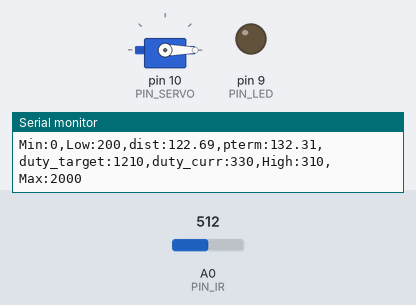
A sketch run on a simulated Arduino Uno, built with avr-gcc and run on an emulated ATmega328P. On the bench: servo, output pins drawn as LEDs (lit = HIGH), the last lines printed to the serial monitor. The inputs (shaded band) are chosen by the test bench; at power-on: A0 (PIN_IR) = 512.

Above: at 1.2 s.
1.3 s: A0 (PIN_IR) set to 122
At 2.0 s:
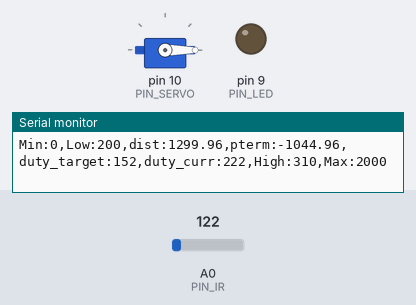
2.8 s: A0 (PIN_IR) set to 217
At 5.6 s:
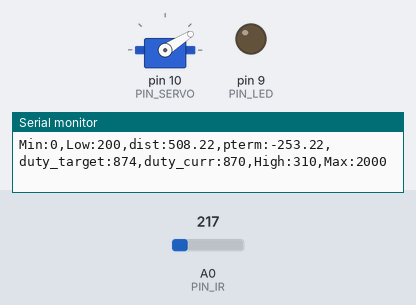
5.8 s: A0 (PIN_IR) set to 240
At 6.5 s:
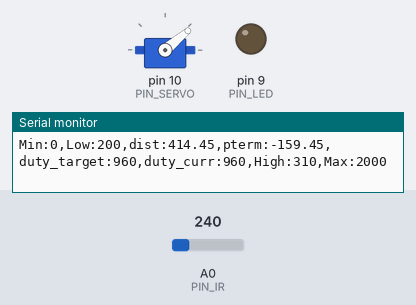
7.5 s: A0 (PIN_IR) set to 257
10.5 s: A0 (PIN_IR) set to 320
13.5 s: A0 (PIN_IR) set to 336
Timing chart, 0 to 16.1 s (numbered marks = the images above; inputs shaded):
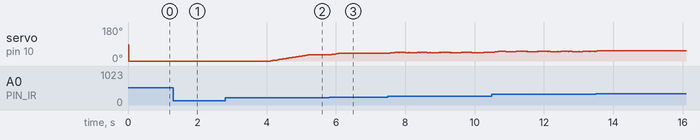

The sketch:

P_Control_20212974.ino
```cpp
#include <Servo.h> // [2972] 서보 헤더파일 포함

/////////////////////////////
// Configurable parameters //
/////////////////////////////

// Arduino pin assignment
#define PIN_LED 9 // [1234] LED를 아두이노 GPIO 9번 핀에 연결
                  // [2345] ...하면 개선
#define PIN_SERVO 10
#define PIN_IR A0

// Framework setting
#define _DIST_TARGET 255
#define _DIST_MIN 100
#define _DIST_MAX 410

// Distance sensor
#define _DIST_ALPHA 0.5   // [2959] ema 필터에 적용할 알파값

// Servo range
#define _DUTY_MIN 1200
#define _DUTY_NEU 1419
#define _DUTY_MAX 1590

// Servo speed control
#define _SERVO_ANGLE 30
#define _SERVO_SPEED 155

// Event periods
#define _INTERVAL_DIST 20
#define _INTERVAL_SERVO 20
#define _INTERVAL_SERIAL 100

// PID parameters
#define _KP 0.8


//////////////////////
// global variables //
//////////////////////

// Servo instance
Servo myservo;

// Distance sensor
float dist_target; // location to send the ball
float dist_raw, dist_ema;
float alpha;    // [2959] ema의 알파값을 저장할 변수

// Event periods
unsigned long last_sampling_time_dist, last_sampling_time_servo, last_sampling_time_serial;
bool event_dist, event_servo, event_serial;

// Servo speed control
int duty_chg_per_interval;
int duty_target, duty_curr;

// PID variables
float error_curr, error_prev, control, pterm, dterm, iterm;

float a, b, c, d, e, f, g; // 적외선 센서 보정을 위한 상수


void setup() {
// initialize GPIO pins for LED and attach servo
pinMode(PIN_LED, OUTPUT); // [2952] LED를 GPIO 9번 포트에 연결
myservo.attach(PIN_SERVO); // [2952] 서보 모터를 GPIO 10번 포트에 연결

// initialize global variables
alpha = _DIST_ALPHA;   // [2959] ema의 알파값 초기화
dist_ema = 0;          // [2959] dist_ema 초기화
duty_curr = ir_distance_filtered(); // 현재 탁구공 위치 초기화

// move servo to neutral position
myservo.writeMicroseconds(_DUTY_NEU); // [2952] 서보 모터를 중간 위치에 지정

// initialize serial port
Serial.begin(57600); // [2952] 시리얼 포트를 115200의 속도로 연결

// convert angle speed into duty change per interval.
  duty_chg_per_interval = (_DUTY_MAX - _DUTY_MIN) * (_SERVO_SPEED / 180.0) * (_INTERVAL_SERVO / 1000.0);

// 이벤트 변수 초기화
  last_sampling_time_dist = 0;
  last_sampling_time_servo = 0;
  last_sampling_time_serial = 0;
  event_dist = event_servo = event_serial = false;

// 적외선 센서 보정 상수 초기화
  a = 69.77;
  b = 124.13;
  c = 167.42;
  d = 188.45;
  e = 207.69;
  f = 230.48;
  g = 247.74;
}


void loop() {
/////////////////////
// Event generator //
/////////////////////

// wait until next sampling time.
// millis() returns the number of milliseconds since the program started. Will overflow after 50 days.
  unsigned long time_curr = millis(); // 각 주기 측정을 위한 변수 time_curr 선언
  if(time_curr >= last_sampling_time_dist + _INTERVAL_DIST) {
        last_sampling_time_dist += _INTERVAL_DIST;
        event_dist = true; // 거리측정 주기가 되었으므로 거리 이벤트 발생
  }
  if(time_curr >= last_sampling_time_servo + _INTERVAL_SERVO) {
        last_sampling_time_servo += _INTERVAL_SERVO;
        event_servo = true; // 서보 업데이트 주기가 되었으므로 서보 이벤트 발생
  }
  if(time_curr >= last_sampling_time_serial + _INTERVAL_SERIAL) {
        last_sampling_time_serial += _INTERVAL_SERIAL;
        event_serial = true; // 출력 주기가 되었으므로 출력 이벤트 발생
  }


////////////////////
// Event handlers //
////////////////////


  if(event_dist) {
      event_dist = false; // 거리 이벤트 실행하며 이벤트 종료
  // get a distance reading from the distance sensor
      dist_raw = ir_distance_filtered();   // [2959] ??에 필터링된 측정값 저장
      if (dist_ema == 0){            // [2959] 맨 처음
        dist_ema = dist_raw;               // [2959] 맨 처음 ema값 = 필터링된 측정값
      }
      else{
        dist_ema = alpha * dist_raw + (1-alpha) * dist_ema;   // [2959] ema 구현
      }
  // PID control logic
      error_curr = _DIST_TARGET - dist_ema;
      pterm = error_curr;
      control = _KP * pterm;

  // duty_target = f(duty_neutral, control)
      if (error_curr >= 0) {duty_target = 1.752 * control + 1024.8;}
      else {duty_target = 1.14 * control + 1105.5;}

  // keep duty_target value within the range of [_DUTY_MIN, _DUTY_MAX]
      if (duty_target > _DUTY_MAX) {duty_target = _DUTY_MAX;}
      }
      else if (duty_target < _DUTY_MIN) {duty_target = _DUTY_MIN;}

  if(event_servo) {
    event_servo = false; // 서보 이벤트 실행 후 이벤트 종료
    // adjust duty_curr toward duty_target by duty_chg_per_interval
    if(duty_target > duty_curr) { // [2951] 현재 duty값이 목표값보다 작다면?
      duty_curr += duty_chg_per_interval; // [2951] duty_chg_per_interval 만큼 더함
    }
    else{ // [2951] 현재 duty값이 목표값보다 크다면?
      duty_curr -= duty_chg_per_interval; // [2951] duty_chg_per_interval 만큼 뺌
    }
    // update servo position
    myservo.writeMicroseconds(duty_curr); // [2951] 현재 duty값 만큼 servo를 이동

  }

  if(event_serial) {
    event_serial = false;
    Serial.print("Min:0,Low:200,dist:");
    Serial.print(dist_raw);
    Serial.print(",pterm:");
    Serial.print(pterm);
    Serial.print(",duty_target:");
    Serial.print(duty_target);
    Serial.print(",duty_curr:");
    Serial.print(duty_curr);
    Serial.println(",High:310,Max:2000");
  }
}
float ir_distance(void){ // return value unit: mm
                         // [2959] 센서가 측정한 거리를 리턴해주는 함수
  float val;
  float volt = float(analogRead(PIN_IR));
  val = ((6762.0/(volt-9.0))-4.0) * 10.0;
  return val;            // [2959] 거리측정 구현
}

float ir_distance_filtered(void){ // return value unit: mm
  float raw_dist = ir_distance();
  float dist_cali;

  // 5cm 간격으로 적외선 센서 보정
  if (raw_dist < 124.13){
    dist_cali = 100 + 50.0 / (b - a) * (raw_dist - a);
  }
  else if (raw_dist >= 124.13 && raw_dist < 167.42) {
    dist_cali = 150 + 50.0 / (c - b) * (raw_dist - b);
  }
  else if (raw_dist >= 167.42 && raw_dist < 188.45) {
    dist_cali = 200 + 50.0 / (d - c) * (raw_dist - c);
  }
  else if (raw_dist >= 188.45 && raw_dist < 207.69) {
    dist_cali = 250 + 50.0 / (e - d) * (raw_dist - d);
  }
  else if (raw_dist >= 207.69 && raw_dist < 230.48) {
    dist_cali = 300 + 50.0 / (f - e) * (raw_dist - e);
  }
  else if (raw_dist >= 230.48) {
    dist_cali = 350 + 50.0 / (g - f) * (raw_dist - f);
  }
  return dist_cali;
}
```

Measured:
- after the input at 1.3 s, servo on pin 10 (PIN_SERVO): stays 0° (without the input it goes to 1° after 0.54 s)
- after the input at 2.8 s, servo on pin 10 (PIN_SERVO): moves from 0° to 32° over 1.1 s, starting after 1.3 s
- after the input at 5.8 s, servo on pin 10 (PIN_SERVO): 32° → 40° at once
